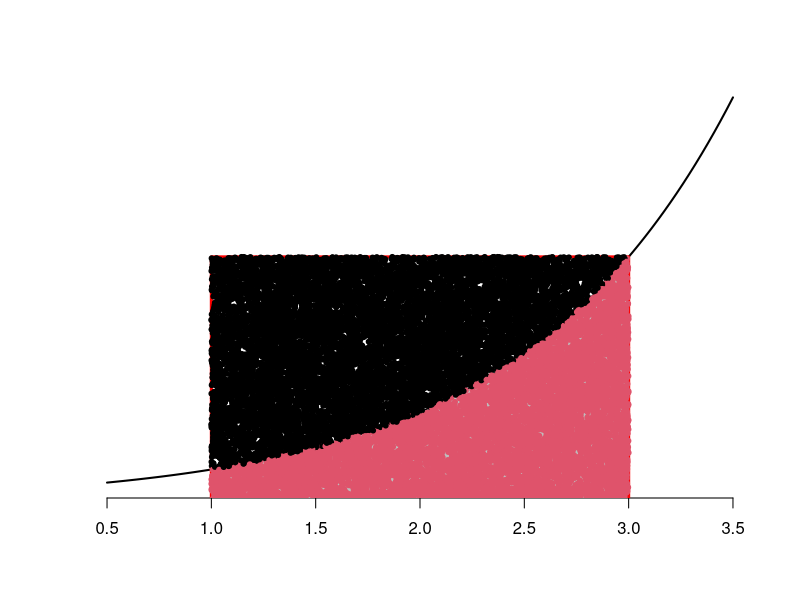

Write R code to recreate this figure.
#exponencial
#Definimos la curva
curve(exp,0.5,3.5,lwd=2,axes = F,xlab='',ylab = '')
#Estableciendo el eje x
axis(1)
#Creando una secuencia para definir las coordenadas 
t <-seq(1,3,by = 0.01)
x <- c(1,t,3)
y <- c(0,exp(t),0)
#Sombreamos el area bajo la curva seleccionada
polygon(x,y,col = 'grey')
#Añade una linea horizontar en y=0
abline(h=0,lwd=2)
#Genera el rectangulo
rect(1,0,3,exp(3),border = 'red',lwd = 3)
#Nnumero de muestras aleatorias
n= 20000
#Produce la aleatoriedad de las muestras
x1 <- runif(n,1,3)
y1 <- runif(n,0,exp(3))
#delimita la seccion superior e inferior para cada muestra
ab <- as.factor((y1 <= exp(x1))*1)
#muestra las variables aliatorias en la grafica
points(x1,y1,col=c(1,2)[ab],pch = c(20,20)[ab])
#valor real del area
exp(3)-exp(1)
#hallamos el area aproximada
table(ab)/n
(table(ab)/n)*2*exp(3)
